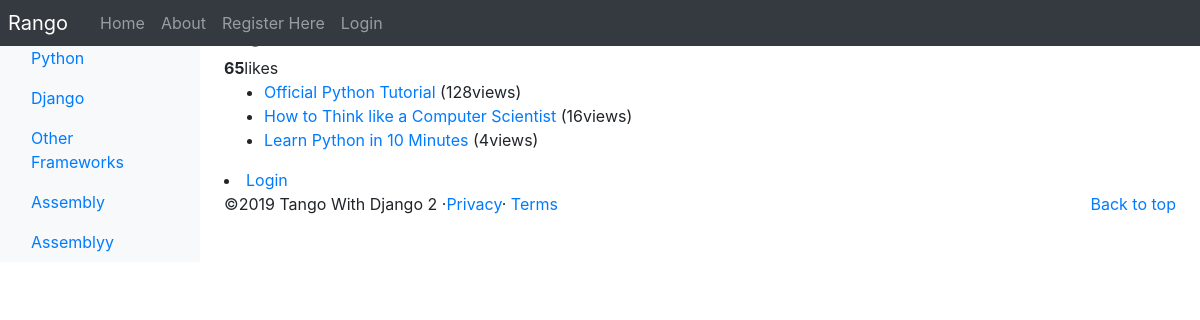
/rango/category/python/, run on the app's committed database.
### rango/models.py (models this page shows, shortened)
class Category(models.Model):
    name = models.CharField(max_length=128, unique=True)
    views = models.IntegerField(default=0)
    likes = models.IntegerField(default=0)
    slug = models.SlugField(unique=True)
    class Mate:
        verbose_name_plural = 'Categories'

class Page(models.Model):
    category = models.ForeignKey(Category, on_delete=models.CASCADE)
    title = models.CharField(max_length=128)
    url = models.URLField()
    views = models.IntegerField(default=0)

### rango/views.py (the view)
def show_category(request, category_name_slug):
    context_dict = {}
    try:
        category = Category.objects.get(slug=category_name_slug)
        pages = Page.objects.filter(category=category).order_by('-views')
        context_dict['pages'] = pages
        context_dict['category'] = category
    except Category.DoesNotExist:
        context_dict['category'] = None
        context_dict['pages'] = None
    return render(request, 'rango/category.html', context_dict)

### rango/templatetags/rango_template_tags.py (called while the page is built)
@register.inclusion_tag('rango/categories.html')
def get_category_list(current_category=None):
    return {'categories': Category.objects.all(),
            'current_category': current_category}

### templates/rango/category.html (shortened to what this page needs)
{% extends 'rango/base.html' %}
{% load staticfiles %}
{% block body_block %}
    {% if category %}
        <h1>{{category.name}}</h1>
        <div>
            <strong id="like_count">{{category.likes}}</strong>likes
        </div>
        {% if pages %}
            <ul>
                {% for page in pages %}
                    <li>
                        <a href="{% url 'rango:goto' %}?page_id={{page_id}}">{{ page.title }}</a>
                        {% if page.views > 1 %}
                        ({{page.views}}views)
                        {% elif page.views == 1 %}
                        ({{page.views}}view)
                        {% endif %}
                    </li>
                {% endfor %}
            </ul>
        {% else %}
            <strong>No pages currently in category.</strong>
        {% endif %}
        {% if user.is_authenticated %}
        <a href="{% url 'rango:add_page' category.slug %}">Add a Page</a>
        {% else %}
        <li><a href="{% url 'auth_login' %}">Login</a></li>
        {% endif %}
    {% else %}
        The specified category does not exist!
    {% endif %}
{% endblock %}

### templates/rango/base.html (shortened to what this page needs)
<!DOCTYPE html>
{% load staticfiles %}
{% load rango_template_tags %}
<html lang="en" xmlns="http://www.w3.org/1999/html">
<head>
    <link href="http://getbootstrap.com/docs/4.2/dist/css/bootstrap.min.css"
          rel="stylesheet" >
    <link href="http://getbootstrap.com/docs/4.2/examples/dashboard/dashboard.css"
          rel="stylesheet">
</head>
<body>
<header>
    <nav class="navbar navbar-expand-md navbar-dark fixed-top bg-dark p-0">
    <a class="navbar-brand p-2" href="{ url 'rango:index' %}">Rango</a>
    <div class="collapse navbar-collapse" id="navbarCollapse">
    <ul class="navbar-nav mr-auto">
    <li class="nav-item">
        <a class="nav-link" href="{% url 'rango:index' %}">Home</a></li>
    <li class="nav-item">
        <a class="nav-link" href="{% url 'rango:about' %}">About</a></li>
    {% if user.is_authenticated %}
    <li class="nav-item">
        <a class="nav-link"
           href="{% url 'rango:restricted' %}">Restricted</a></li>
    <li class="nav-item">
        <a class="nav-link"
           href="{% url 'rango:add_category' %}">Add Category</a></li>
    <li class="nav-item">
        <a class="nav-link"
           href="{% url 'rango:profile'  user.username %}">Profile</a></li>
    <li class="nav-item">
        <a class="nav-link"
           href="{% url 'rango:list_profiles' %}">List Profiles</a>
    </li>
    <li class="nav-item">
        <a class="nav-link"
           href="{% url 'auth_logout' %}?next=/rango/">Logout</a></li>
    {% else %}
    <li class="nav-item">
        <a class="nav-link"
           href="{% url 'registration_register' %}">Register Here</a></li>
    <li class="nav-item">
        <a class="nav-link"
           href="{% url 'auth_login' %}">Login</a></li>
    {% endif %}
    </ul>
    </div>
    </nav>
</header>
  <div class="container-fluid">
  <div class="row">
    <nav class="col-md-2 d-none d-md-block bg-light sidebar">
      <div class="w-75 ml-3">
      </div>
      <div class="sidebar-sticky" id="categories-listing">
      {% block sidebar_block %}
          {% get_category_list category %}
      {% endblock %}
      </div>
    </nav>
    <main role="main" class="col-md-9 ml-sm-auto col-lg-10 px-4">
    {% block body_block %}
    {% endblock %}
    <footer>
        <p class="float-right"><a href="#">Back to top</a></p>
        <p>&copy;2019 Tango With Django 2 &middot;<a href="#">Privacy</a>&middot;
        <a href="#">Terms</a></p>
    </footer>
    </main>
  </div>
  </div>
  </body>
</html>

### templates/rango/categories.html (shortened to what this page needs)
<ul class="nav flex-column">
    {% if categories %}
        {% for c in categories %}
            {% if c == current_category %}
                <li class="nav-item">
                    <a class="nav-link active" href="{% url 'rango:show_category' c.slug %}">
                        {{c.name}}
                    </a>
                </li>
            {% else %}
                <li class="nav-item">
                    <a class="nav-link" href="{% url 'rango:show_category' c.slug %}">
                        {{c.name}}
                    </a>
                </li>
            {% endif %}
        {% endfor %}
    {% else %}
        <li class="nav-item">There are no categories present.</li>
    {% endif %}
</ul>

### data on the page
Category: name "Python", likes "65"
Category: name "Django"
Category: name "Other Frameworks"
Category: name "Assembly"
Category: name "Assemblyy"
Page: title "Official Python Tutorial", views "128"
Page: title "How to Think like a Computer Scientist", views "16"
Page: title "Learn Python in 10 Minutes", views "4"
